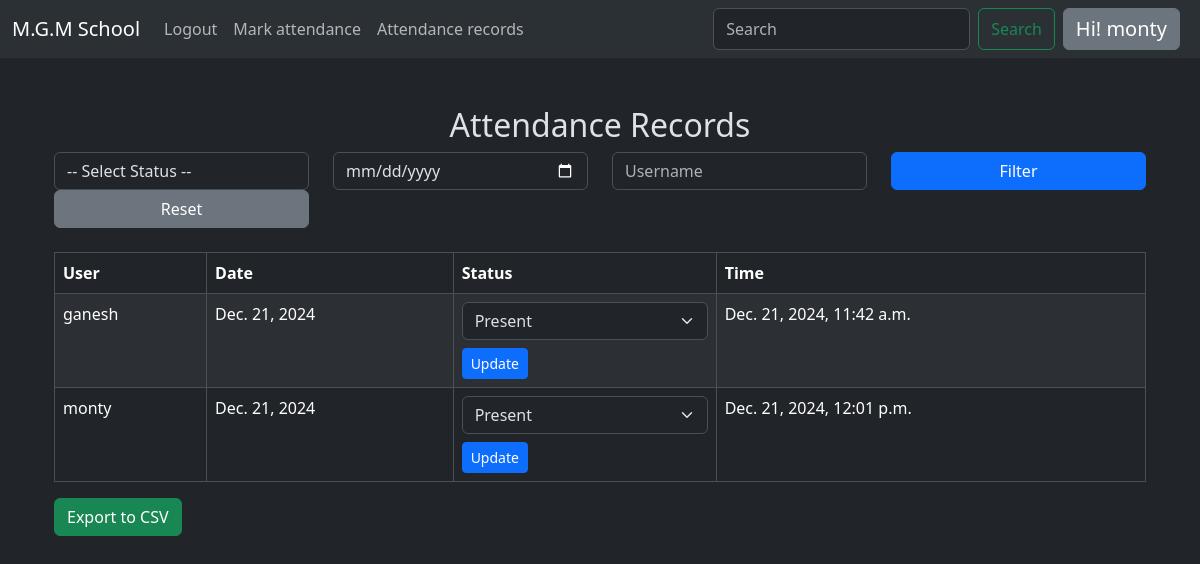
Screenshot of /attendance_records/ (signed in) with the database file from the repository.
### attendance/models.py (models this page shows, shortened)
class Attendance(models.Model):
    user = models.ForeignKey(User, on_delete=models.CASCADE)
    date = models.DateField(auto_now_add=True)
    status = models.CharField(max_length=10, choices=[('Present', 'Present'), ('Absent', 'Absent')])
    timestamp = models.DateTimeField(auto_now_add=True)  # Automatically captures the time when the record is created

### attendance/views.py (the view)
# urls.py: path('attendance_records/', views.attendance_records, name='attendance_records'),
@login_required
def attendance_records(request):
    status = request.GET.get('status', '')
    date = request.GET.get('date', '')
    username = request.GET.get('username', '')
    attendance_records = Attendance.objects.all()
    if status:
        attendance_records = attendance_records.filter(status=status)
    if date:
        attendance_records = attendance_records.filter(date=date)
    if username:
        attendance_records = attendance_records.filter(user__username__icontains=username)
    return render(request, 'attendance_records.html', {
        'records': attendance_records,
        'status': status,
        'date': date,
        'username': username,
    })

### attendance/templates/attendance_records.html (shortened to what this page needs)
{% extends "layout.html" %}
{% load tz %}
{% block content %}
<div class="container mt-5">
    <h2 class="text-center">Attendance Records</h2>
    <form method="get" class="mb-4">
        <div class="row">
            <div class="col-12 col-md-3 mb-3 mb-md-0">
                <select name="status" class="form-control">
                    <option value="">-- Select Status --</option>
                </select>
            </div>
            <div class="col-12 col-md-3 mb-3 mb-md-0">
                <input type="date" name="date" class="form-control" value="{{ date }}">
            </div>
            <div class="col-12 col-md-3 mb-3 mb-md-0">
                <input type="text" name="username" class="form-control" placeholder="Username" value="{{ username }}">
            </div>
            <div class="col-12 col-md-3 d-flex mb-3 mb-md-0">
                <button type="submit" class="btn btn-primary w-100">Filter</button>
            </div>
            <div class="col-12 col-md-3 d-flex mb-3 mb-md-0">
                <a href="{% url 'attendance_records' %}" class="btn btn-secondary w-100">Reset</a>
            </div>
        </div>
    </form>
    <table class="table table-bordered table-striped mt-4">
        <thead>
            <tr>
                <th>User</th>
                <th>Date</th>
                <th>Status</th>
                <th>Time</th>
            </tr>
        </thead>
        <tbody>
            {% for record in records %}
            <tr class="{% if record.status == 'Absent' %}table-danger{% endif %}">
                <td>{{ record.user.username }}</td>
                <td>{{ record.date }}</td>
                <td>
                    <form method="post" action="{% url 'mark_attendance_admin' record.id %}">
                        <select name="status" class="form-select">
                            <option value="Present" {% if record.status == "Present" %}selected{% endif %}>Present</option>
                        </select>
                        <button type="submit" class="btn btn-primary btn-sm mt-2">Update</button>
                    </form>
                </td>
                <td>{{ record.timestamp|timezone:"Asia/Kolkata" }}</td>
            </tr>
            {% endfor %}
        </tbody>
    </table>
    <a href="{% url 'export_attendance' %}" class="btn btn-success mb-4">Export to CSV</a>
</div>
{% endblock %}

### templates/layout.html (shortened to what this page needs)
{% load static %}
<!DOCTYPE html>
<html lang="en" data-bs-theme="dark">
<head>
  <link href="https://cdn.jsdelivr.net/npm/bootstrap@5.3.3/dist/css/bootstrap.min.css" rel="stylesheet"
>
</head>
<body>
  <nav class="navbar navbar-expand-lg bg-body-tertiary">
    <div class="container-fluid">
      <a class="navbar-brand" href="{% url 'student_list' %}">M.G.M School</a>
      <div class="collapse navbar-collapse" id="navbarSupportedContent">
        <ul class="navbar-nav me-auto mb-2 mb-lg-0">
          <li class="nav-item">
            {% if user.is_authenticated %}
            <form action="{% url 'logout' %}" method="post">
              <button type="submit" class="nav-link">
                Logout
              </button>
            </form>
            {% else %}
          <li class="navbar-nav me-auto mb-2 mb-lg-0">
            <a href="{% url 'register' %}" class="nav-link">Register</a>
            <a href="{% url 'login' %}" class="nav-link ">Login</a>
          </li>
          {% endif %}
          </li>
          <li class="navbar-nav me-auto  mb-lg-0">
            <a class="nav-link" href="{% url 'mark_attendance' %}">Mark attendance</a>
          </li>
          <li class="navbar-nav me-auto  mb-lg-0">
            <a class="nav-link" href="{% url 'attendance_records' %}">Attendance records</a>
          </li>
        </ul>
        <form class="d-flex" role="search">
          <input class="form-control me-2" type="search" placeholder="Search" aria-label="Search">
          <button class="btn btn-outline-success" type="submit">Search</button>
          <li class="navbar-nav me-auto  mb-lg-0">
            <a class="navbar-brand mx-2 btn btn-secondary" href="{% url 'student_list' %}">Hi! {{user.username}}</a>
          </li>
        </form>
      </div>
    </div>
  </nav>
  <div class="container">
    {% block content %}
    {% endblock %}
  </div>
</body>
</html>

### rows the page displays
Attendance: user.username "ganesh", date "Dec. 21, 2024", status "Present", timestamp "Dec. 21, 2024, 11:42 a.m."
Attendance: user.username "monty", date "Dec. 21, 2024", status "Present", timestamp "Dec. 21, 2024, 12:01 p.m."

### other values shown
{{ user.username }} "monty"
